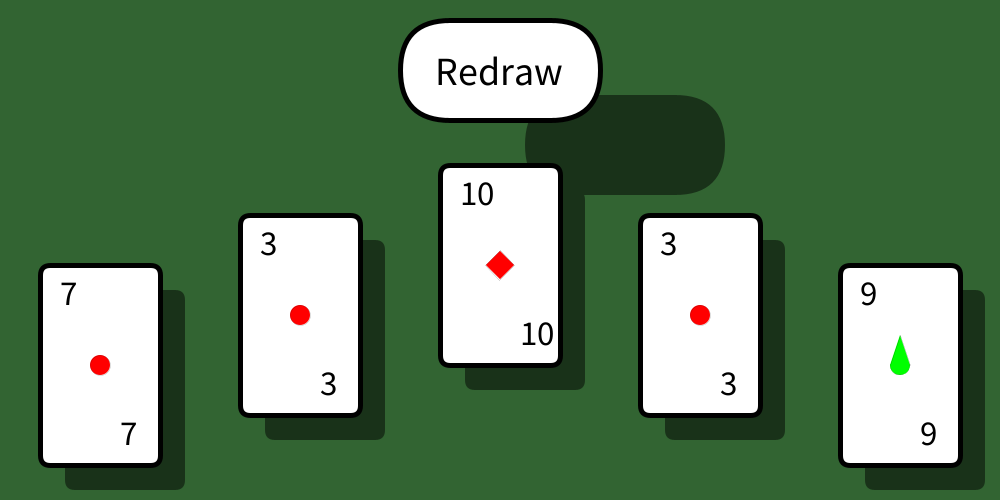
Frame 1 (no input)
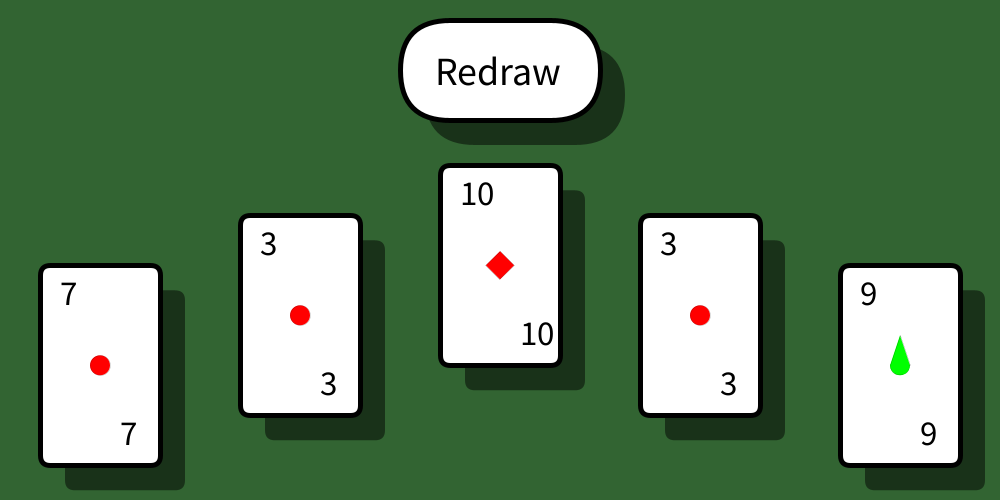
Frame 60 (the mouse pressed at the canvas centre just before this capture)
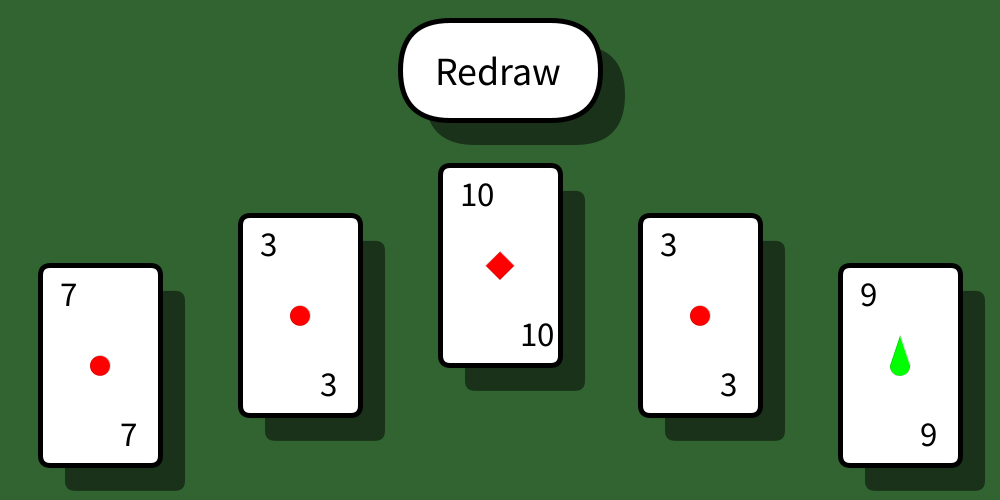
Frame 120 (the mouse held since frame 60 and released just before this capture)

The Processing sketch that drew these frames (run headless with seeded random() and noise(); from frame 60 on, the mouse is pressed at the canvas centre):

// Processing sketch: pick_card
// ── pick_card.pde
float[] cardY = {365, 315, 265, 315, 365};
float yMovement = 0;
int[] value = {int(random(1, 11)), int(random(1, 11)), int(random(1, 11)), int(random(1, 11)), int(random(1, 11))};
int[] suit = {int(random(1, 5)), int(random(1, 5)), int(random(1, 5)), int(random(1, 5)), int(random(1, 5))};
int[] variation = {int(random(1, 3)), int(random(1, 3)), int(random(1, 3)), int(random(1, 3)), int(random(1, 3))};

void checkRedraw() {
  noStroke();
  textSize(40);
  fill(25, 50, 25);
  rect((width/2)+25, 95, 200, 100, 50);
  strokeWeight(5);
  stroke(0);
  fill(255);
  rectMode(CENTER);
  rect(width/2, 70, 200, 100, 50);
  fill(0);
  text("Redraw", (width/2)-65, 85);
  if (mousePressed && mouseX > 400 && mouseX < 600) {
    if (mouseY > 20 && mouseY < 120) {
      redraw = true;
      for (int i = 0; i < value.length; i++) {
        value[i] = int(random(1, 11));
      }
      for (int i = 0; i < variation.length; i++) {
        variation[i] = int(random(1, 3));
      }
      for (int i = 0; i < suit.length; i++) {
        suit[i] = int(random(1, 5));
      }
    }
  }
}

void drawCard(float x, float y, int value, int suit, int variation) {
  strokeWeight(5);
  fill(255);
  rectMode(CENTER);
  rect(x, y, 120, 200, 10);
  fill(0);
  strokeWeight(0);
  textSize(35);
  text(value, x-40, y-60);
  text(value, x+20, y+80);
  if (suit == 1) {
    if (variation == 1) {
      fill(0, 0, 255);
    } else {
      fill(0, 255, 0);
    }
    teardrop(x, y, 20);
  } else if (suit == 2) {
    if (variation == 1) {
      fill(255, 0, 0);
    } else {
      fill(255, 255, 0);
    }
    circle(x, y, 20);
  } else if (suit == 3) {
    if (variation == 1) {
      fill(255, 0, 0);
    } else {
      fill(255, 0, 255);
    }
    diamond(x, y, 20);
  } else if (suit == 4) {
    if (variation == 1) {
      fill(0);
    } else {
      fill(255);
    }
    square(x, y, 20);
  }
}

void teardrop(float x, float y, float w) {
  triangle(x-w/2, y, x, y-1.5*w, x+w/2, y);
  arc(x, y, w, w, radians(-3), radians(183), OPEN);
}

void diamond(float x, float y, float w) {
  push();
  translate(x, y);
  rotate(radians(45));
  square(0, 0, w);
  pop();
}

void setup() {
  size(1000, 500);
}

void draw() {
  background(50, 100, 50);
  checkRedraw();
  for (int i = 0; i < cardY.length; i++) {
    noStroke();
    fill(25, 50, 25);
    rect((i*200)+125, cardY[i]+25, 120, 200, 10);
    stroke(0);
    drawCard((i*200)+100, cardY[i], value[i], suit[i], variation[i]);
  }
  for (int i = 0; i < cardY.length; i++) {
    cardY[i] += sin(yMovement)/3;
  }
  yMovement += 0.1;
}
